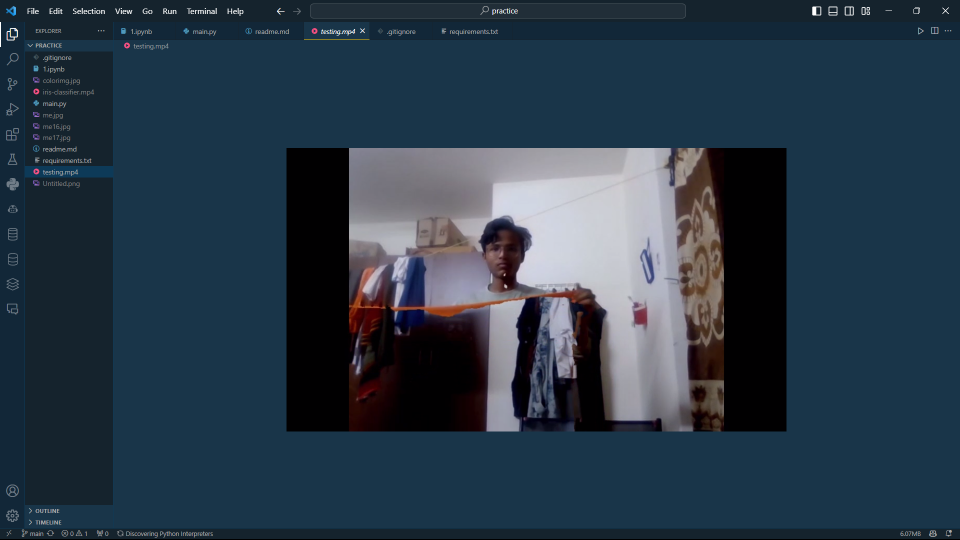
#> input picture ss1.png, 1920 x 1080 px, given in place of the camera (shown at 1/2 size)
$ jupyter execute --allow-errors 1.ipynb
#> lines starting #> are read from the running program, lines starting #| are printed output that depends on the picture; after the words box and inside, x2 and y2 are one past the last pixel; in counts of white or black regions, pixels touching at a corner belong together
[cell 1]
import cv2 as cv
import matplotlib.pyplot as plt
import numpy as np

[cell 2]
img=[[50 for i in range(100)] for j in range(100)]

[cell 3]
ing=[[0,56,0],[0,255,0],[0,150,0]]

[cell 4]
plt.imshow(ing,cmap='gray')
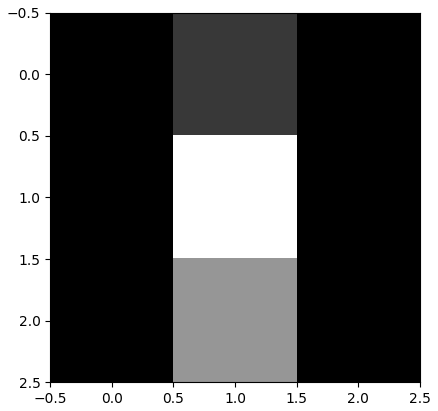
#> figure drawn by matplotlib, 1 panel

[cell 5]
color_img=[[[255,0,0],[0,255,0],[0,0,255]],
           [[255,0,0],[0,255,0],[0,0,255]],
          [[255,0,0],[0,255,0],[0,0,255]]]
img=np.array(color_img)

[cell 6]
img=[]
for i in range(16):
    t=[]
    for j in range(16):
        t.append([255,0,0])
    img.append(t)

[cell 7]
for i in range(16):
    t=[]
    for j in range(16):
        t.append([0,255,0])
    img.append(t)

[cell 8]
for i in range(16):
    t=[]
    for j in range(16):
        t.append([0,0,255])
    img.append(t)

[cell 9]
plt.imshow(img)
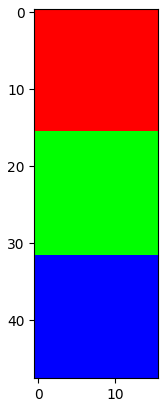
#> figure drawn by matplotlib, 1 panel
#> further down, frame is the input picture: shape (1080, 1920, 3); mean B, G, R 72.1, 57.7, 41.2
#> `img=cv.cvtColor(frame,cv.COLOR_BGR2HSV)`: img: shape (1080, 1920, 3); mean H, S, V 107.6, 151.1, 73.7
#> `mask=cv.inRange(frame,lower,upper)`:
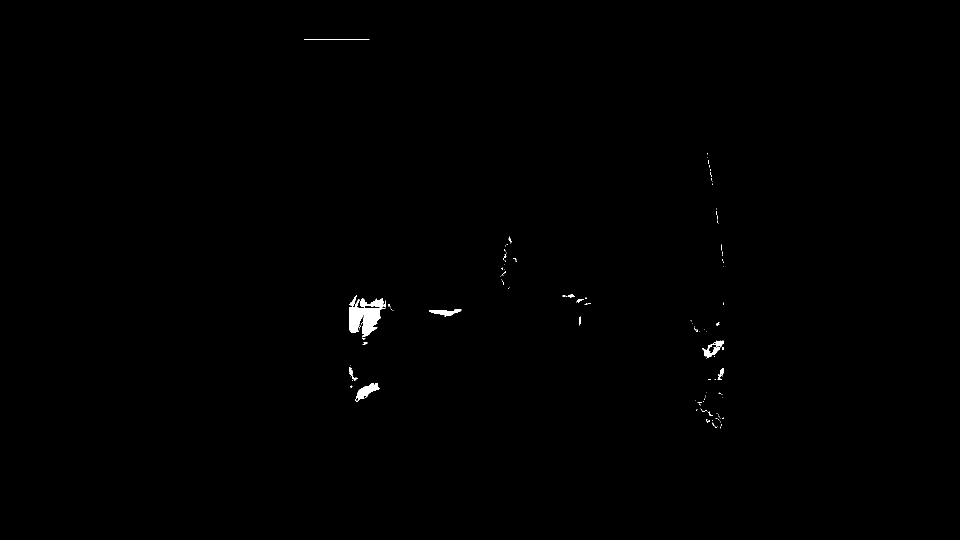
#> mask: shape (1080, 1920) (shown at 1/2 size); 0.3% white; 124 white regions (104 under 20 px), largest, box (x1, y1, x2, y2) and area: (698, 590, 771, 675) 2786, (711, 766, 759, 804) 744, (1404, 681, 1447, 716) 528
#> `mask=cv.medianBlur(mask,5)`:
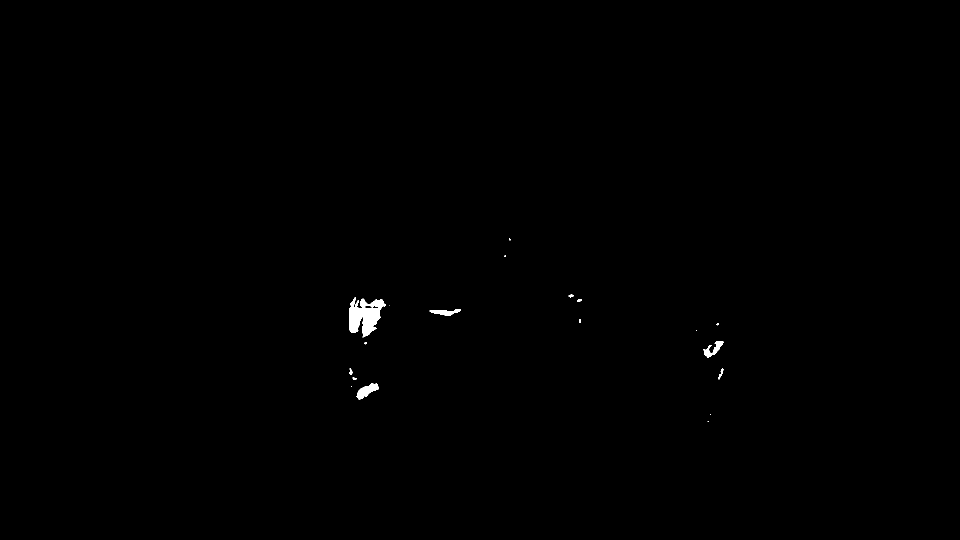
#> mask: shape (1080, 1920) (shown at 1/2 size); 0.26% white; 19 white regions (9 under 20 px), largest, box (x1, y1, x2, y2) and area: (698, 594, 771, 675) 3400, (713, 766, 758, 799) 719, (1406, 682, 1447, 715) 520
#> `mask=cv.dilate(mask,(5,5),iterations=2)`: mask: shape (1080, 1920); 0.3% white; 19 white regions (7 under 20 px), largest, box (x1, y1, x2, y2) and area: (698, 594, 771, 677) 3667, (713, 766, 758, 801) 809, (1406, 682, 1447, 717) 622

[cell 10]
arr=np.array(img)

[cell 11]
cv.imshow('immf v, g',arr)

[cell 12]
cv.imwrite('colorimg.jpg',arr)

[cell 13]
cv.destroyAllWindows()

[cell 14]
def empty(a):
    pass

[cell 15]
cv.namedWindow('Trackbars')
cv.resizeWindow('Trackbars',640,240)
cv.createTrackbar('Hue Min','Trackbars',0,179,empty)
cv.waitKey(0)

[cell 16]
cv.destroyAllWindows()

[cell 17]
# cam=cv.VideoCapture("laado.mp4")
c=15
cam=cv.VideoCapture(0)
cam.set(3,640)
cam.set(4,480)

h_min,h_max,s_min,s_max,v_min,v_max=0,179,0,255,0,255
# [8 lines of commented-out code are left out]

result = cv.VideoWriter('filename1.avi',
                         cv.VideoWriter_fourcc(*'MJPG'),
                         10, (640, 480))
#> (the rest of this cell did not finish here and is left out)

[cell 18]
frame.shape
#> Out = (1080, 1920, 3)

[cell 19]
cam.release()

[cell 20]
bg=cv.imread('me.jpg')
#> (the rest of this cell did not finish here and is left out)

[cell 21]
bg=cv.imread('me.jpg')
#> (the rest of this cell did not finish here and is left out)

[cell 22]
frame.shape
#> Out = (1080, 1920, 3)

[cell 23]
cam.release()

[cell 24]
cam=cv.VideoCapture(0)
cam.set(3,640)
cam.set(4,480)
cv.namedWindow('Trackbars')
cv.resizeWindow('Trackbars',640,240)
cv.createTrackbar('Hue Min','Trackbars',0,179,empty)
cv.createTrackbar('Hue Max','Trackbars',179,179,empty)
cv.createTrackbar('Sat Min','Trackbars',0,255,empty)
cv.createTrackbar('Sat Max','Trackbars',255,255,empty)
cv.createTrackbar('Val Min','Trackbars',0,255,empty)
cv.createTrackbar('Val Max','Trackbars',255,255,empty)
c=0
while True:
    frame=cam.read()[1]
    frame = cv.flip(frame,1)
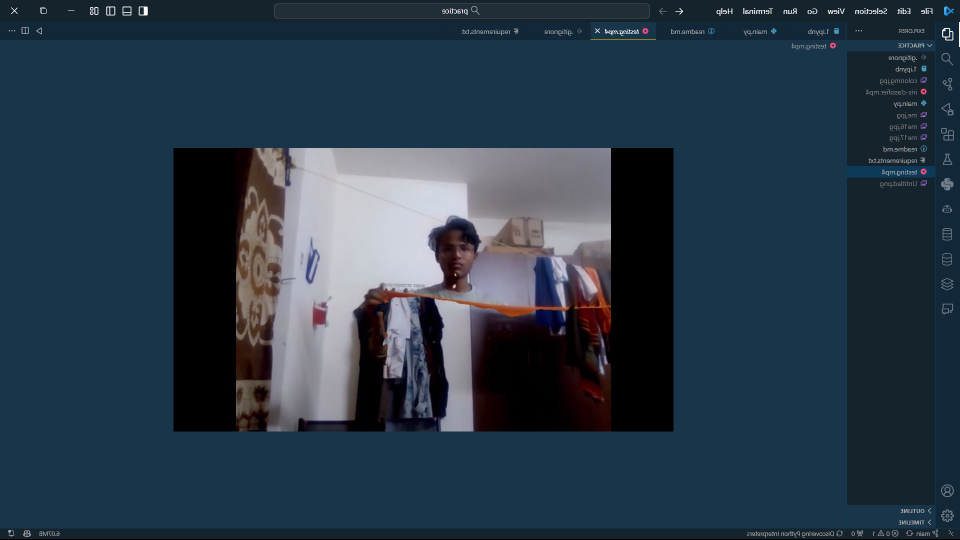
#> frame: shape (1080, 1920, 3) (shown at 1/2 size); mean B, G, R 72.1, 57.7, 41.2
    h_min=cv.getTrackbarPos('Hue Min','Trackbars')
    h_max=cv.getTrackbarPos('Hue Max','Trackbars')
    s_min=cv.getTrackbarPos('Sat Min','Trackbars')
    s_max=cv.getTrackbarPos('Sat Max','Trackbars')
    v_min=cv.getTrackbarPos('Val Min','Trackbars')
    v_max=cv.getTrackbarPos('Val Max','Trackbars')
    lower=np.array([h_min,s_min,v_min])
    upper=np.array([h_max,s_max,v_max])
    # lower=np.array([25,62,49])
    # upper=np.array([89,199,232])
    mask=cv.inRange(frame,lower,upper)
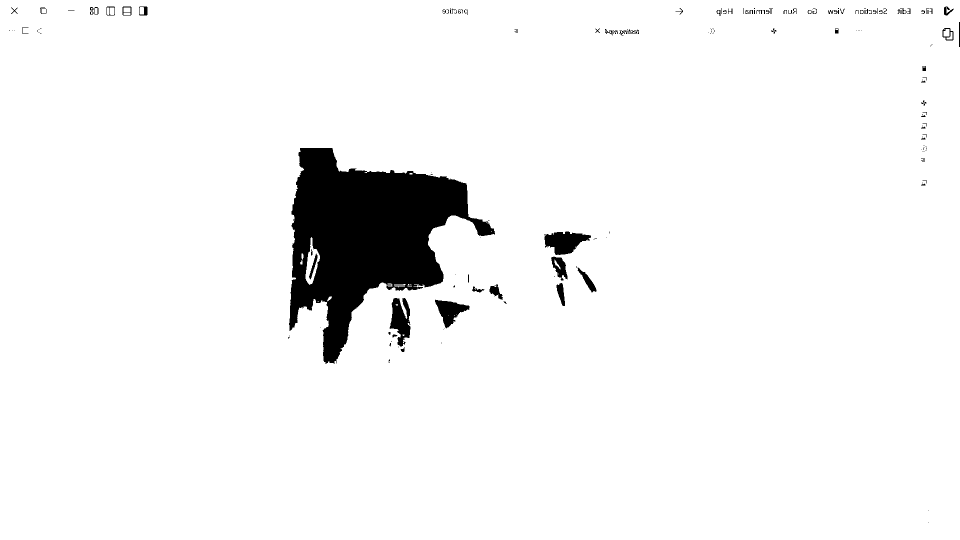
#> mask: shape (1080, 1920) (shown at 1/2 size); 95.3% white; 176 black regions (101 under 20 px), largest, box (x1, y1, x2, y2) and area: (578, 296, 990, 728) 84288, (1089, 463, 1182, 510) 2726, (779, 596, 821, 693) 2446
    mask=cv.medianBlur(mask,5)
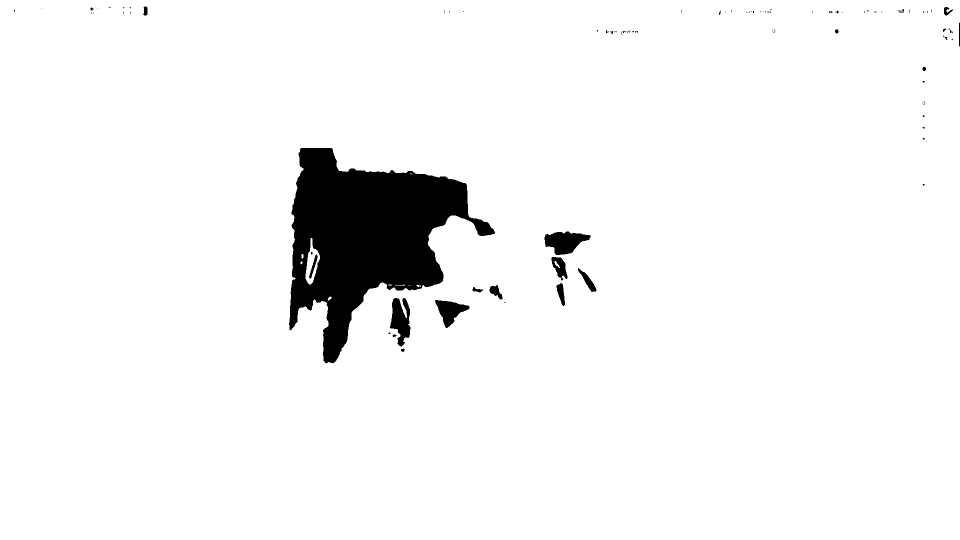
#> mask: shape (1080, 1920) (shown at 1/2 size); 95.4% white; 122 black regions (104 under 20 px), largest, box (x1, y1, x2, y2) and area: (578, 296, 990, 727) 84438, (1089, 463, 1182, 510) 2722, (780, 596, 821, 693) 2459
    mask=cv.dilate(mask,(5,5),iterations=2)
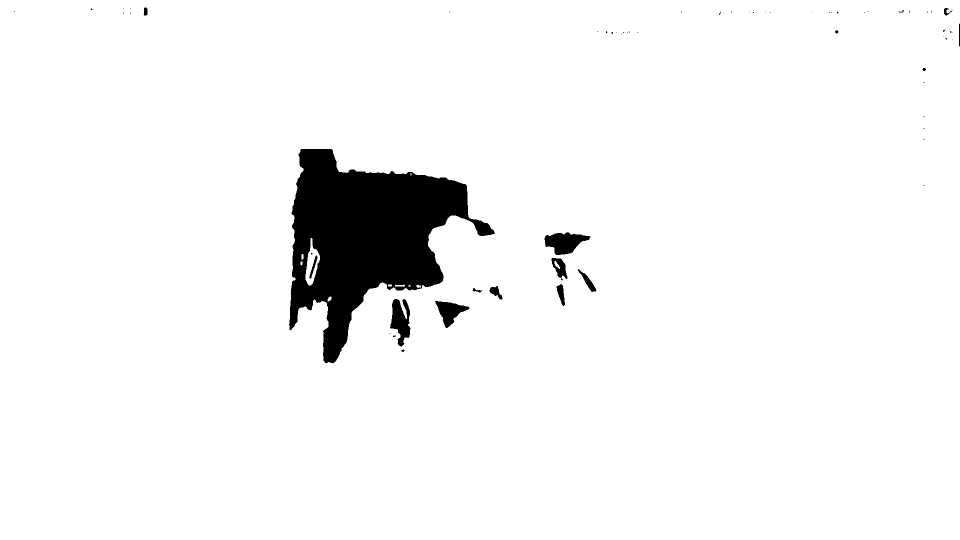
#> mask: shape (1080, 1920) (shown at 1/2 size); 95.5% white; 70 black regions (54 under 20 px), largest, box (x1, y1, x2, y2) and area: (578, 298, 990, 727) 83256, (1089, 465, 1181, 510) 2537, (780, 598, 821, 693) 2326
    cv.imshow('frame',frame)
    cv.imshow('mask',mask)

    key=cv.waitKey(30)
#> (key q is pressed here)
    if(key==ord('f')):
        c+=1
        cv.imwrite(f'me{c}.jpg',frame)
    if key==ord('q'):
        break
